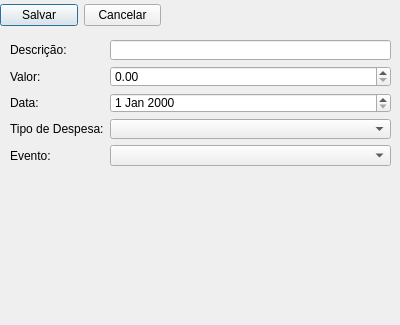
<?xml version="1.0" encoding="UTF-8"?>
<ui version="4.0">
 <class>Dialog</class>
 <widget class="QDialog" name="Dialog">
  <property name="geometry">
   <rect>
    <x>0</x>
    <y>0</y>
    <width>400</width>
    <height>325</height>
   </rect>
  </property>
  <property name="windowTitle">
   <string>Cadastro de Despesa - Eventos</string>
  </property>
  <widget class="QWidget" name="horizontalLayoutWidget">
   <property name="geometry">
    <rect>
     <x>0</x>
     <y>0</y>
     <width>161</width>
     <height>31</height>
    </rect>
   </property>
   <layout class="QHBoxLayout" name="horizontalLayout">
    <item>
     <widget class="QPushButton" name="pushButtonSalvar">
      <property name="text">
       <string>Salvar</string>
      </property>
     </widget>
    </item>
    <item>
     <widget class="QPushButton" name="pushButtonCancelar">
      <property name="text">
       <string>Cancelar</string>
      </property>
     </widget>
    </item>
   </layout>
  </widget>
  <widget class="QWidget" name="formLayoutWidget">
   <property name="geometry">
    <rect>
     <x>10</x>
     <y>40</y>
     <width>381</width>
     <height>126</height>
    </rect>
   </property>
   <layout class="QFormLayout" name="formLayout">
    <item row="0" column="0">
     <widget class="QLabel" name="labelDescricao">
      <property name="text">
       <string>Descrição:</string>
      </property>
     </widget>
    </item>
    <item row="1" column="0">
     <widget class="QLabel" name="labelValor">
      <property name="text">
       <string>Valor:</string>
      </property>
     </widget>
    </item>
    <item row="2" column="0">
     <widget class="QLabel" name="labelData">
      <property name="text">
       <string>Data:</string>
      </property>
     </widget>
    </item>
    <item row="3" column="0">
     <widget class="QLabel" name="labelTipoDespesa">
      <property name="text">
       <string>Tipo de Despesa:</string>
      </property>
     </widget>
    </item>
    <item row="4" column="0">
     <widget class="QLabel" name="labelEvento">
      <property name="text">
       <string>Evento:</string>
      </property>
     </widget>
    </item>
    <item row="0" column="1">
     <widget class="QLineEdit" name="lineEditDescricao"/>
    </item>
    <item row="1" column="1">
     <widget class="QDoubleSpinBox" name="doubleSpinBoxValor"/>
    </item>
    <item row="2" column="1">
     <widget class="QDateEdit" name="dateEditData"/>
    </item>
    <item row="3" column="1">
     <widget class="QComboBox" name="comboBoxTipoDespesa"/>
    </item>
    <item row="4" column="1">
     <widget class="QComboBox" name="comboBoxEvento"/>
    </item>
   </layout>
  </widget>
 </widget>
 <tabstops>
  <tabstop>lineEditDescricao</tabstop>
  <tabstop>doubleSpinBoxValor</tabstop>
  <tabstop>dateEditData</tabstop>
  <tabstop>comboBoxTipoDespesa</tabstop>
  <tabstop>comboBoxEvento</tabstop>
  <tabstop>pushButtonSalvar</tabstop>
  <tabstop>pushButtonCancelar</tabstop>
 </tabstops>
 <resources/>
 <connections/>
</ui>
